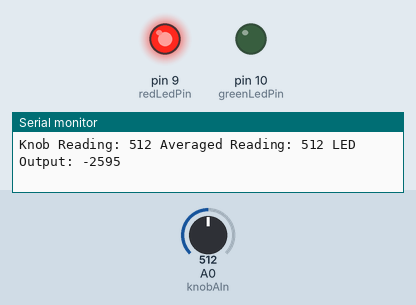
Recording of a sketch running on a simulated Arduino Uno, built with avr-gcc and run on an emulated ATmega328P. On the bench: output pins drawn as LEDs (lit = HIGH), the last lines printed to the serial monitor. Inputs (shaded band) come from the test bench; at power-on: A0 (knobAIn) = 512.

Above: at 1.2 s.
1.3 s: A0 (knobAIn) set to 1023
At 2.47 s:
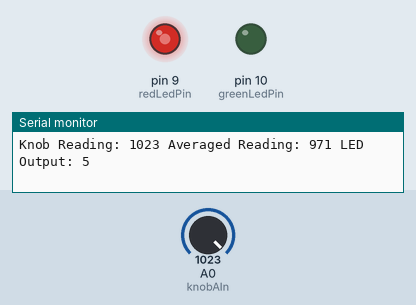
4.0 s: A0 (knobAIn) set to 900
At 4.36 s:
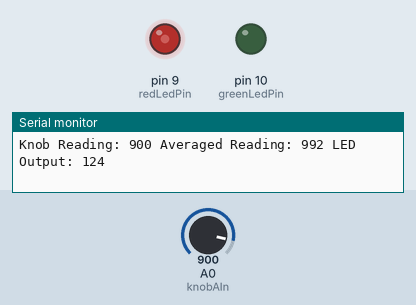
Timing chart, 0 to 7.0 s (numbered marks = the images above; inputs shaded):
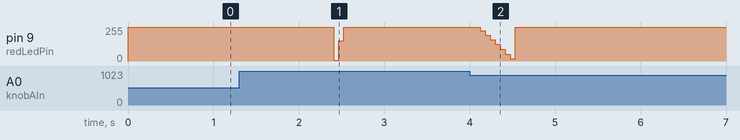

Measured:
- after the input at 1.3 s, pin 9 (redLedPin): 255/255 → 5/255 after 1.1 s, → 153/255 0.06 s later, → 255/255 0.06 s later
- after the input at 4.0 s, pin 9 (redLedPin): 255/255 → 226/255 after 0.12 s, → 255/255 0.06 s later

The sketch:

fifthProject.ino
```cpp
const int redLedPin = 9;
const int greenLedPin = 10;
const int knobAIn = 0;

int readingBuffer[20];
int bufferSize = sizeof(readingBuffer)/sizeof(readingBuffer[0]);
int iNextBufferToWrite = 0;

void setup()
{
  Serial.begin(9600);
  Serial.println("Started!");
  pinMode(redLedPin,OUTPUT);
  pinMode(greenLedPin,OUTPUT);

  int knobReading = analogRead(knobAIn);
  for(int iBuffer = 0 ;iBuffer < bufferSize; iBuffer++)
  {
    readingBuffer[iBuffer] = knobReading;
  }
}

void loop()
{
  int knobReading = analogRead(knobAIn);
  // int ledValue = knobReading/4;
  readingBuffer[iNextBufferToWrite] = knobReading;
  iNextBufferToWrite = (iNextBufferToWrite + 1) % bufferSize;
  int averagedReading = 0;
  for(int iBuffer = 0 ;iBuffer < bufferSize; iBuffer++)
  {
    averagedReading += readingBuffer[iBuffer];
  }
  averagedReading /= bufferSize;
  int redLedValue = map(averagedReading, 970, 1015, 0, 255);
  // analogWrite(ledPin, ledValue);
  Serial.print("Knob Reading: "); Serial.print(knobReading);
  Serial.print(" Averaged Reading: "); Serial.print(averagedReading);
  Serial.print(" LED Output: "); Serial.print(redLedValue);
  Serial.println();
  analogWrite(redLedPin, redLedValue);
  delay(50);
}
```
